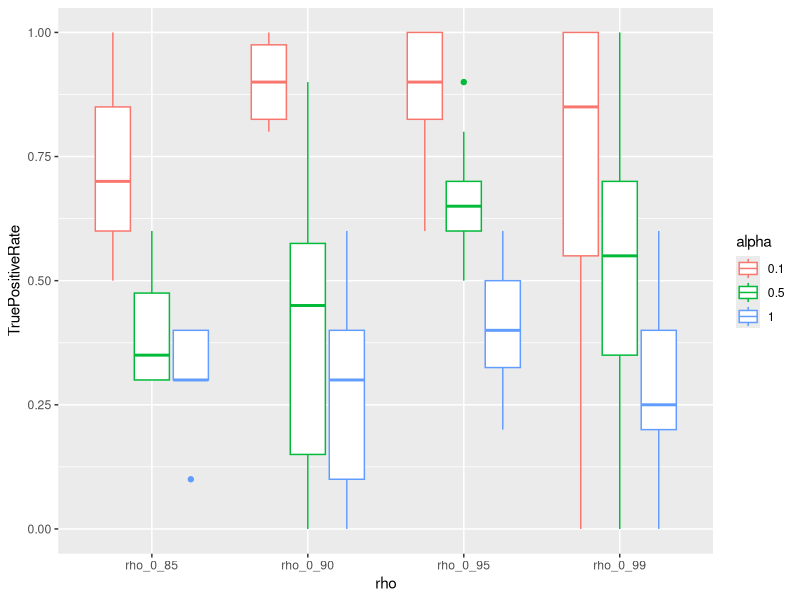
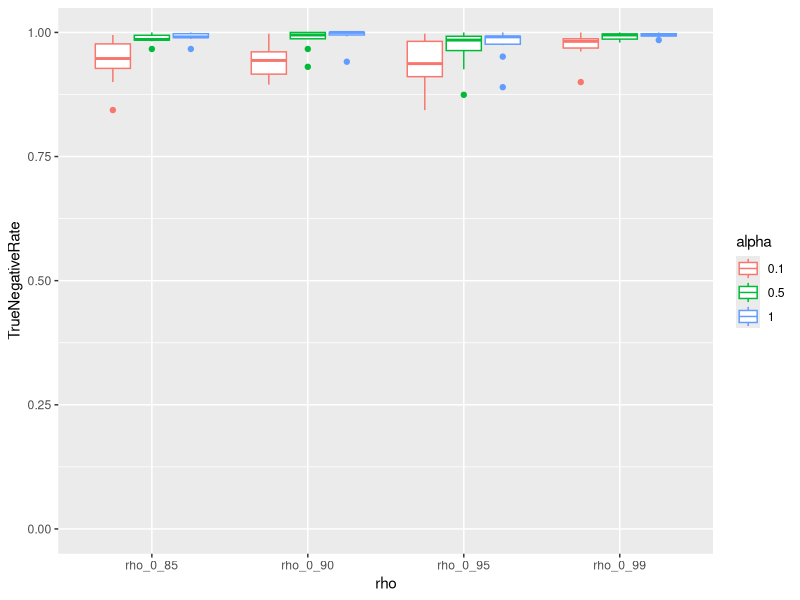
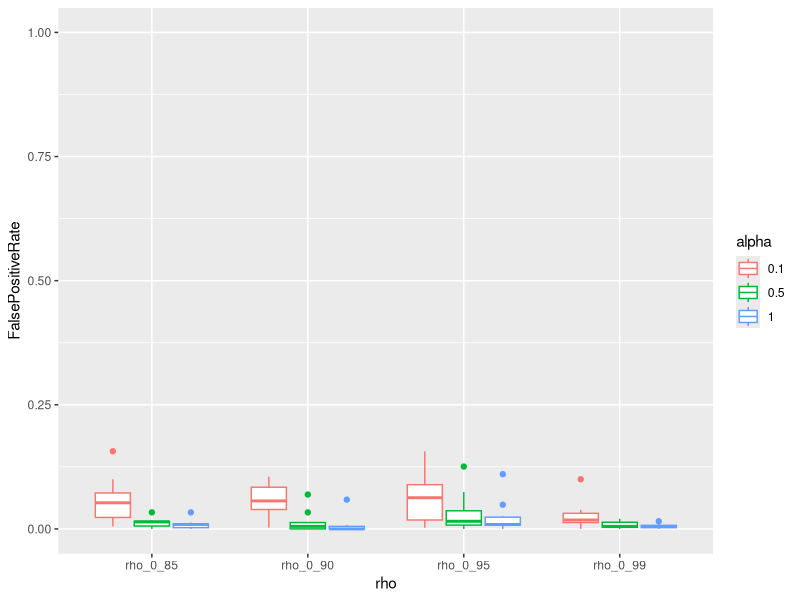
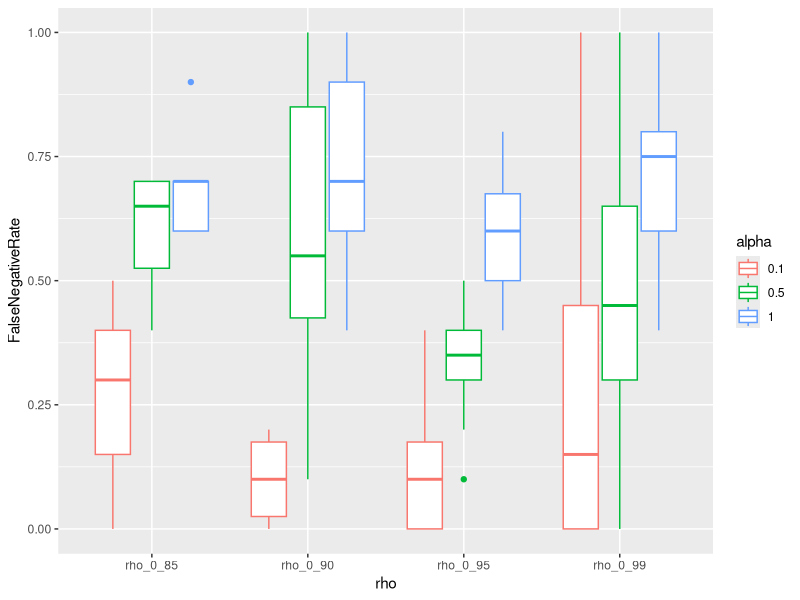
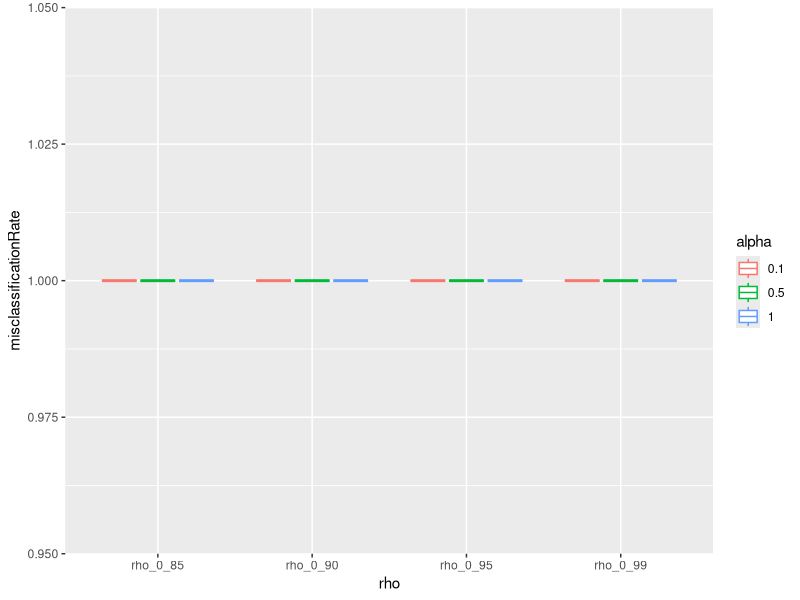
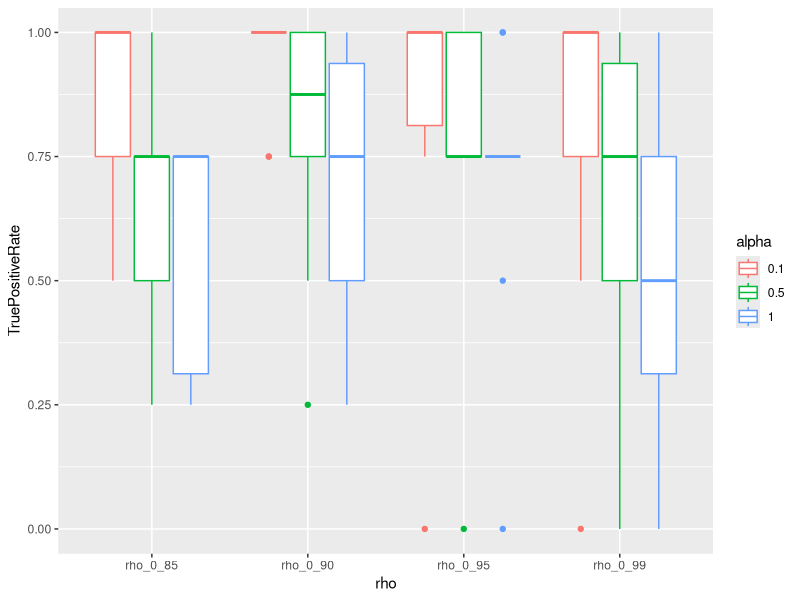
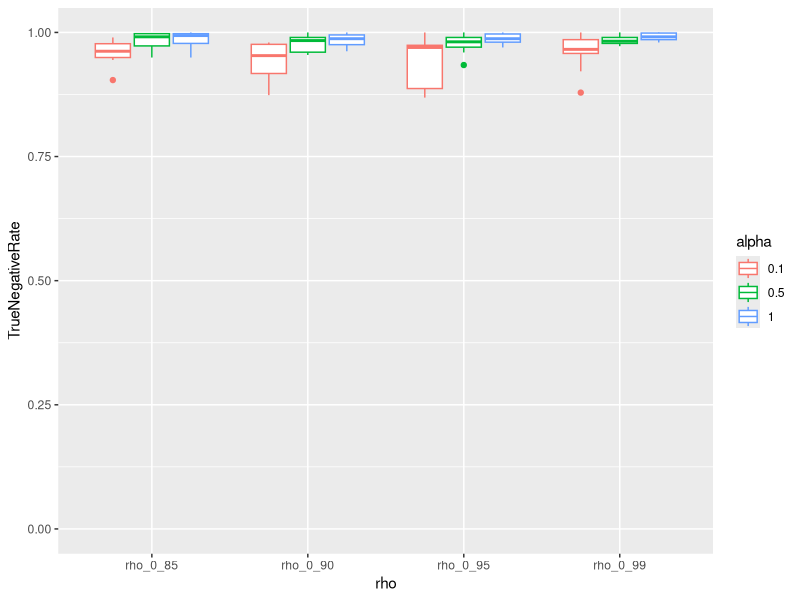
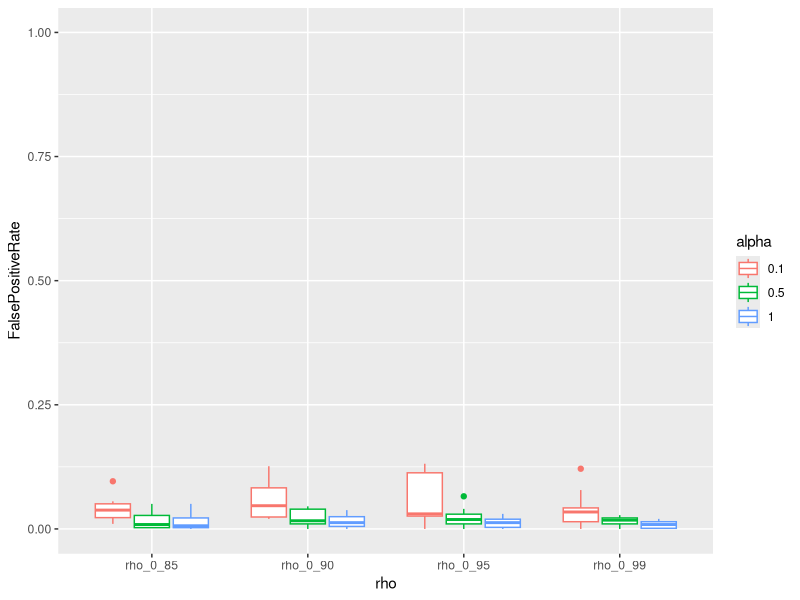

These figures' R source, in order:
## ---- chunk 1
library(glmnet)
library(reshape)
library(ggplot2)


# The code below allows us to have more control over the plotting of 
# regularisation paths than the default plot.glmnet function provides:

# copy the plot function
myPlot <- glmnet:::plotCoef

# replace relevant part
body(myPlot)[[14]] <- quote(if (label) {
  nnz = length(which)
  xpos = max(index)
  pos = 4
  if (xvar == "lambda") {
    xpos = min(index)
    pos = 2
  }
  xpos = rep(xpos, nnz)
  ypos = beta[, ncol(beta)]
  text(xpos, ypos, paste(which), pos = pos, ...) # only changed this with ...
})

# copy first level of plot and replace plotCoef  with myPlot
myGlmnetPlot <- glmnet:::plot.glmnet

body(myGlmnetPlot)[[3]] <- quote(myPlot(x$beta, lambda = x$lambda, 
                                      df = x$df, dev = x$dev.ratio, 
                                      label = label, xvar = xvar, ...))

# Function to define the covariance matrix
setCovarianceMatrix <- function(rho1 = 0, rho2 = 0, rho3 = 0, p = 20)
{
  covarianceMatrix <- diag(nrow = p, ncol = p)
  
  for(i in 2:3)
  {
    for(j in 2:3)
    {
      if(i != j)
      {
          covarianceMatrix[i,j] <- rho1
      }
    }
  }


  for(i in 4:6)
  {
    for(j in 4:6)
    {
      if(i != j)
      {
          covarianceMatrix[i,j] <- rho2
      }
    }
  }
  
  for(i in 7:10)
  {
    for(j in 7:10)
    {
      if(i != j)
      {
          covarianceMatrix[i,j] <- rho3
      }
    }
  }

  return(covarianceMatrix)
    
}

set.seed(1)

dataDimension    <- 400
sampleSize       <- 200
covarianceMatrix <- setCovarianceMatrix(1,1,1,p = dataDimension)

set.seed(1)
nIts               <- 10
selectionMatrix_10 <- matrix(0, nrow = 4, ncol = dataDimension)
misclassificationMatrix_10       <- matrix(0, nrow = 4, ncol = nIts)
TPmatrix_10 <- FPmatrix_10 <- 
                  TNmatrix_10 <- FNmatrix_10 <- matrix(0, nrow = 4, ncol = nIts)


counter            <- 0
for(rho in c(0.85,0.9,0.95,0.99))
{
  counter <- counter + 1
    
  covarianceMatrix <- setCovarianceMatrix(rho,rho,rho,p = dataDimension)

  for(its in 1:nIts)
    {
    

    X                 <- MASS::mvrnorm(n = sampleSize, 
                                        mu = vector(mode = "numeric", 
                                        length = dataDimension), 
                                        Sigma = covarianceMatrix)


    y                 <- X[,1] + rowSums((X[,2:3]))/2 + 
                          rowSums((X[,4:6]))/3 +  rowSums((X[,7:10]))/4 

    y                 <- rbinom(sampleSize, 1, gtools::inv.logit(y))

    glmnetObj         <- glmnet(X[1:100,], y[1:100], alpha = 1, familty = "binomial")
    cv.glmnetObj      <- cv.glmnet(X[1:100,], y[1:100], alpha = 1, familty = "binomial")

    selectedVariables <- (coef(
          glmnetObj,
          s= cv.glmnetObj$lambda.1se)[2:(dataDimension + 1)] != 0)

    selectionMatrix_10[counter,] <- selectionMatrix_10[counter,] + 
        (coef(glmnetObj,
        s= cv.glmnetObj$lambda.1se)[2:(dataDimension + 1)] != 0)
    misclassificationMatrix_10[counter, its]   <-  sum((
        predict(glmnetObj, s= cv.glmnetObj$lambda.1se, 
        newx = X[101:nrow(X),]) != y[101:nrow(X)]))/100
    
    TPmatrix_10[counter, its] <- sum((coef(glmnetObj,
                                           s= cv.glmnetObj$lambda.1se)
                                      [2:(dataDimension + 1)] != 0)[1:10] == T)
    
    FNmatrix_10[counter, its] <- sum((coef(glmnetObj,
                                           s= cv.glmnetObj$lambda.1se)
                                      [2:(dataDimension + 1)] != 0)[1:10] == F)

    FPmatrix_10[counter, its] <- sum((coef(glmnetObj,
                                           s= cv.glmnetObj$lambda.1se)
                                      [2:(dataDimension + 1)] != 0)[11:dataDimension] == T)
    
    TNmatrix_10[counter, its] <- sum((coef(glmnetObj,
                                           s= cv.glmnetObj$lambda.1se)
                                      [2:(dataDimension + 1)] != 0)[11:dataDimension] == F)
    
        }
}


set.seed(1)
selectionMatrix_01 <- matrix(0, nrow = 4, ncol = dataDimension)
misclassificationMatrix_01       <- matrix(0, nrow = 4, ncol = nIts)
TPmatrix_01 <- FPmatrix_01 <- 
                  TNmatrix_01 <- FNmatrix_01 <- matrix(0, nrow = 4, ncol = nIts)

counter            <- 0
for(rho in c(0.85,0.9,0.95,0.99))
{
  counter <- counter + 1

  for(its in 1:nIts)
    {
    
    covarianceMatrix <- setCovarianceMatrix(rho,rho,rho,p = dataDimension)

    X                 <- MASS::mvrnorm(n = sampleSize, 
                                        mu = vector(mode = "numeric", 
                                        length = dataDimension), 
                                        Sigma = covarianceMatrix)


    y                 <- X[,1] + rowSums((X[,2:3]))/2 + 
                          rowSums((X[,4:6]))/3 +  rowSums((X[,7:10]))/4

    y                 <- rbinom(sampleSize, 1, gtools::inv.logit(y))

    glmnetObj         <- glmnet(X[1:100,], y[1:100], alpha = 0.1, familty = "binomial")
    cv.glmnetObj      <- cv.glmnet(X[1:100,], y[1:100], alpha = 0.1, familty = "binomial")

    
    selectionMatrix_01[counter,] <- selectionMatrix_01[counter,] + 
        (coef(glmnetObj,
        s= cv.glmnetObj$lambda.1se)[2:(dataDimension + 1)] != 0)
    misclassificationMatrix_01[counter, its]   <-  sum((
        predict(glmnetObj, s= cv.glmnetObj$lambda.1se, 
        newx = X[101:nrow(X),]) != y[101:nrow(X)]))/100
        
    TPmatrix_01[counter, its] <- sum((coef(glmnetObj,
                                           s= cv.glmnetObj$lambda.1se)
                                      [2:(dataDimension + 1)] != 0)[1:10] == T)
    
    FNmatrix_01[counter, its] <- sum((coef(glmnetObj,
                                           s= cv.glmnetObj$lambda.1se)
                                      [2:(dataDimension + 1)] != 0)[1:10] == F)

    FPmatrix_01[counter, its] <- sum((coef(glmnetObj,
                                           s= cv.glmnetObj$lambda.1se)
                                      [2:(dataDimension + 1)] != 0)[11:dataDimension] == T)
    
    TNmatrix_01[counter, its] <- sum((coef(glmnetObj,
                                           s= cv.glmnetObj$lambda.1se)
                                      [2:(dataDimension + 1)] != 0)[11:dataDimension] == F)

    }
}




set.seed(1)
selectionMatrix_05   <- matrix(0, nrow = 4, ncol = dataDimension)
misclassificationMatrix_05         <- matrix(0, nrow = 4, ncol = nIts)

TPmatrix_05 <- FPmatrix_05 <- 
                  TNmatrix_05 <- FNmatrix_05 <- matrix(0, nrow = 4, ncol = nIts)
counter            <- 0
for(rho in c(0.85,0.9,0.95,0.99))
{
  counter <- counter + 1
   
  for(its in 1:nIts)
    {
    
    covarianceMatrix <- setCovarianceMatrix(rho,rho,rho,p = dataDimension)

    X                 <- MASS::mvrnorm(n = sampleSize, 
                                        mu = vector(mode = "numeric", 
                                        length = dataDimension), 
                                        Sigma = covarianceMatrix)


    y                 <- X[,1] + rowSums((X[,2:3]))/2 + 
                          rowSums((X[,4:6]))/3 +  rowSums((X[,7:10]))/4 
    
    y                 <- rbinom(sampleSize, 1, gtools::inv.logit(y))

    glmnetObj         <- glmnet(X[1:100,], y[1:100], alpha = 0.5, familty = "binomial")
    cv.glmnetObj      <- cv.glmnet(X[1:100,], y[1:100], alpha = 0.5, familty = "binomial")

    
    selectionMatrix_05[counter,] <- selectionMatrix_05[counter,] + 
        (coef(glmnetObj,
        s= cv.glmnetObj$lambda.1se)[2:(dataDimension + 1)] != 0)
    misclassificationMatrix_05[counter, its]   <-  sum((
        predict(glmnetObj, s= cv.glmnetObj$lambda.1se, 
        newx = X[101:nrow(X),]) != y[101:nrow(X)]))/100
    
    TPmatrix_05[counter, its] <- sum((coef(glmnetObj,
                                           s= cv.glmnetObj$lambda.1se)
                                      [2:(dataDimension + 1)] != 0)[1:10] == T)
    
    FNmatrix_05[counter, its] <- sum((coef(glmnetObj,
                                           s= cv.glmnetObj$lambda.1se)
                                      [2:(dataDimension + 1)] != 0)[1:10] == F)

    FPmatrix_05[counter, its] <- sum((coef(glmnetObj,
                                           s= cv.glmnetObj$lambda.1se)
                                      [2:(dataDimension + 1)] != 0)[11:dataDimension] == T)
    
    TNmatrix_05[counter, its] <- sum((coef(glmnetObj,
                                           s= cv.glmnetObj$lambda.1se)
                                      [2:(dataDimension + 1)] != 0)[11:dataDimension] == F)

    }
}




save(list = ls(), file = "firstExample.RData")
## ---- chunk 2

TPdf_10        <- as.data.frame(t(TPmatrix_10))
TPdf_10$alpha  <- "1"

TPdf_05        <- as.data.frame(t(TPmatrix_05))
TPdf_05$alpha  <- "0.5"

TPdf_01        <- as.data.frame(t(TPmatrix_01))
TPdf_01$alpha  <- "0.1"

TPdf           <- rbind(TPdf_01,TPdf_05,TPdf_10)

names(TPdf) <- c("rho_0_85", "rho_0_90", "rho_0_95", "rho_0_99", "alpha")
TPdf        <- melt(TPdf, id.vars="alpha")
TPdf$value  <- TPdf$value/10
names(TPdf)   <- c("alpha", "rho", "TruePositiveRate")
p <- ggplot(TPdf, aes(x=rho, y=TruePositiveRate))
p + geom_boxplot(aes(colour = alpha)) + coord_cartesian(ylim = c(0, 1))
## ---- chunk 3

TNdf_10        <- as.data.frame(t(TNmatrix_10))
TNdf_10$alpha  <- "1"

TNdf_05        <- as.data.frame(t(TNmatrix_05))
TNdf_05$alpha  <- "0.5"

TNdf_01        <- as.data.frame(t(TNmatrix_01))
TNdf_01$alpha  <- "0.1"

TNdf           <- rbind(TNdf_01,TNdf_05,TNdf_10)

names(TNdf) <- c("rho_0_85", "rho_0_90", "rho_0_95", "rho_0_99", "alpha")
TNdf        <- melt(TNdf, id.vars="alpha")
TNdf$value  <- TNdf$value/(dataDimension-10)
names(TNdf)   <- c("alpha", "rho", "TrueNegativeRate")
p <- ggplot(TNdf, aes(x=rho, y=TrueNegativeRate))
p + geom_boxplot(aes(colour = alpha)) + coord_cartesian(ylim = c(0, 1))
## ---- chunk 4

FPdf_10        <- as.data.frame(t(FPmatrix_10))
FPdf_10$alpha  <- "1"

FPdf_05        <- as.data.frame(t(FPmatrix_05))
FPdf_05$alpha  <- "0.5"

FPdf_01        <- as.data.frame(t(FPmatrix_01))
FPdf_01$alpha  <- "0.1"

FPdf           <- rbind(FPdf_01,FPdf_05,FPdf_10)

names(FPdf) <- c("rho_0_85", "rho_0_90", "rho_0_95", "rho_0_99", "alpha")
FPdf        <- melt(FPdf, id.vars="alpha")
FPdf$value  <- FPdf$value/(dataDimension-10)
names(FPdf)   <- c("alpha", "rho", "FalsePositiveRate")
p <- ggplot(FPdf, aes(x=rho, y=FalsePositiveRate))
p + geom_boxplot(aes(colour = alpha)) + coord_cartesian(ylim = c(0, 1))
## ---- chunk 5

FNdf_10        <- as.data.frame(t(FNmatrix_10))
FNdf_10$alpha  <- "1"

FNdf_05        <- as.data.frame(t(FNmatrix_05))
FNdf_05$alpha  <- "0.5"

FNdf_01        <- as.data.frame(t(FNmatrix_01))
FNdf_01$alpha  <- "0.1"

FNdf           <- rbind(FNdf_01,FNdf_05,FNdf_10)

names(FNdf) <- c("rho_0_85", "rho_0_90", "rho_0_95", "rho_0_99", "alpha")
FNdf        <- melt(FNdf, id.vars="alpha")
FNdf$value  <- FNdf$value/10
names(FNdf)   <- c("alpha", "rho", "FalseNegativeRate")

p <- ggplot(FNdf, aes(x=rho, y=FalseNegativeRate))
p + geom_boxplot(aes(colour = alpha)) + coord_cartesian(ylim = c(0, 1))
## ---- chunk 6

misclassificationDf_01 <- as.data.frame(t(misclassificationMatrix_01))
misclassificationDf_01$alpha <- "0.1"
misclassificationDf_05       <- as.data.frame(t(misclassificationMatrix_05))
misclassificationDf_05$alpha <- "0.5"
misclassificationDf_10       <- as.data.frame(t(misclassificationMatrix_10))
misclassificationDf_10$alpha <- "1"
misclassificationDf          <- rbind(misclassificationDf_01,misclassificationDf_05,misclassificationDf_10)
names(misclassificationDf)   <- c("rho_0_85", "rho_0_90", "rho_0_95", "rho_0_99", "alpha")
misclassificationDf          <- melt(misclassificationDf, id.vars="alpha")
names(misclassificationDf)   <- c("alpha", "rho", "misclassificationRate")

p <- ggplot(misclassificationDf, aes(x=rho, y=misclassificationRate))
p + geom_boxplot(aes(colour = alpha))
## ---- chunk 7
set.seed(1)
nIts               <- 10
selectionMatrix_10 <- matrix(0, nrow = 4, ncol = dataDimension)
misclassificationMatrix_10       <- matrix(0, nrow = 4, ncol = nIts)
TPmatrix_10 <- FPmatrix_10 <- 
                  TNmatrix_10 <- FNmatrix_10 <- matrix(0, nrow = 4, ncol = nIts)


counter            <- 0
for(rho in c(0.85,0.9,0.95,0.99))
{
  counter <- counter + 1

  covarianceMatrix <- setCovarianceMatrix(rho,rho,rho,p = dataDimension)

  for(its in 1:nIts)
    {
    

    X                 <- MASS::mvrnorm(n = sampleSize, 
                                        mu = vector(mode = "numeric", 
                                        length = dataDimension), 
                                        Sigma = covarianceMatrix)


    y                 <- X[,1] + X[,2] + X[,4] + X[,7]
    y                 <- rbinom(sampleSize, 1, gtools::inv.logit(y))

    glmnetObj         <- glmnet(X[1:100,], y[1:100], alpha = 1, familty = "binomial")
    cv.glmnetObj      <- cv.glmnet(X[1:100,], y[1:100], alpha = 1, familty = "binomial")

    selectedVariables <- (coef(
          glmnetObj,
          s= cv.glmnetObj$lambda.1se)[2:(dataDimension + 1)] != 0)

    selectionMatrix_10[counter,] <- selectionMatrix_10[counter,] + 
        (coef(glmnetObj,
        s= cv.glmnetObj$lambda.1se)[2:(dataDimension + 1)] != 0)
    misclassificationMatrix_10[counter, its]   <-  sum((
        predict(glmnetObj, s= cv.glmnetObj$lambda.1se, 
        newx = X[101:nrow(X),]) != y[101:nrow(X)]))/100
    
    TPmatrix_10[counter, its] <- sum((coef(glmnetObj,
                                           s= cv.glmnetObj$lambda.1se)
                                      [2:(dataDimension + 1)] != 0)[c(1,2,4,7)] == T)
    
    FNmatrix_10[counter, its] <- sum((coef(glmnetObj,
                                           s= cv.glmnetObj$lambda.1se)
                                      [2:(dataDimension + 1)] != 0)[c(1,2,4,7)] == F)

    FPmatrix_10[counter, its] <- sum((coef(glmnetObj,
                                           s= cv.glmnetObj$lambda.1se)
                                      [2:(dataDimension + 1)] != 0)[setdiff(1:dataDimension, c(1,2,4,7))] == T)
    
    TNmatrix_10[counter, its] <- sum((coef(glmnetObj,
                                           s= cv.glmnetObj$lambda.1se)
                                      [2:(dataDimension + 1)] != 0)[setdiff(1:dataDimension, c(1,2,4,7))] == F)
    
        }
}


set.seed(1)
selectionMatrix_01 <- matrix(0, nrow = 4, ncol = dataDimension)
misclassificationMatrix_01       <- matrix(0, nrow = 4, ncol = nIts)
TPmatrix_01 <- FPmatrix_01 <- 
                  TNmatrix_01 <- FNmatrix_01 <- matrix(0, nrow = 4, ncol = nIts)

counter            <- 0
for(rho in c(0.85,0.9,0.95,0.99))
{
  counter <- counter + 1

  for(its in 1:nIts)
    {
    
    covarianceMatrix <- setCovarianceMatrix(rho,rho,rho,p = dataDimension)

    X                 <- MASS::mvrnorm(n = sampleSize, 
                                        mu = vector(mode = "numeric", 
                                        length = dataDimension), 
                                        Sigma = covarianceMatrix)


    y                 <- X[,1] + X[,2] + X[,4] + X[,7]
    y                 <- rbinom(sampleSize, 1, gtools::inv.logit(y))
    
    glmnetObj         <- glmnet(X[1:100,], y[1:100], alpha = 0.1, familty = "binomial")
    cv.glmnetObj      <- cv.glmnet(X[1:100,], y[1:100], alpha = 0.1, familty = "binomial")

    
    selectionMatrix_01[counter,] <- selectionMatrix_01[counter,] + 
        (coef(glmnetObj,
        s= cv.glmnetObj$lambda.1se)[2:(dataDimension + 1)] != 0)
    misclassificationMatrix_01[counter, its]   <-  sum((
        predict(glmnetObj, s= cv.glmnetObj$lambda.1se, 
        newx = X[101:nrow(X),]) != y[101:nrow(X)]))/100
        
    TPmatrix_01[counter, its] <- sum((coef(glmnetObj,
                                           s= cv.glmnetObj$lambda.1se)
                                      [2:(dataDimension + 1)] != 0)[c(1,2,4,7)] == T)
    
    FNmatrix_01[counter, its] <- sum((coef(glmnetObj,
                                           s= cv.glmnetObj$lambda.1se)
                                      [2:(dataDimension + 1)] != 0)[c(1,2,4,7)] == F)

    FPmatrix_01[counter, its] <- sum((coef(glmnetObj,
                                           s= cv.glmnetObj$lambda.1se)
                                      [2:(dataDimension + 1)] != 0)[setdiff(1:dataDimension, c(1,2,4,7))] == T)
    
    TNmatrix_01[counter, its] <- sum((coef(glmnetObj,
                                           s= cv.glmnetObj$lambda.1se)
                                      [2:(dataDimension + 1)] != 0)[setdiff(1:dataDimension, c(1,2,4,7))] == F)

    }
}




set.seed(1)
selectionMatrix_05   <- matrix(0, nrow = 4, ncol = dataDimension)
misclassificationMatrix_05         <- matrix(0, nrow = 4, ncol = nIts)

TPmatrix_05 <- FPmatrix_05 <- 
                  TNmatrix_05 <- FNmatrix_05 <- matrix(0, nrow = 4, ncol = nIts)
counter            <- 0
for(rho in c(0.85,0.9,0.95,0.99))
{
  counter <- counter + 1

    for(its in 1:nIts)
    {
    
    covarianceMatrix <- setCovarianceMatrix(rho,rho,rho,p = dataDimension)

    X                 <- MASS::mvrnorm(n = sampleSize, 
                                        mu = vector(mode = "numeric", 
                                        length = dataDimension), 
                                        Sigma = covarianceMatrix)


    y                 <- X[,1] + X[,2] + X[,4] + X[,7]
    y                 <- rbinom(sampleSize, 1, gtools::inv.logit(y))
    glmnetObj         <- glmnet(X[1:100,], y[1:100], alpha = 0.5, familty = "binomial")
    cv.glmnetObj      <- cv.glmnet(X[1:100,], y[1:100], alpha = 0.5, familty = "binomial")

    
    selectionMatrix_05[counter,] <- selectionMatrix_05[counter,] + 
        (coef(glmnetObj,
        s= cv.glmnetObj$lambda.1se)[2:(dataDimension + 1)] != 0)
    misclassificationMatrix_05[counter, its]   <-  sum((
        predict(glmnetObj, s= cv.glmnetObj$lambda.1se, 
        newx = X[101:nrow(X),]) != y[101:nrow(X)]))/100
    
    TPmatrix_05[counter, its] <- sum((coef(glmnetObj,
                                           s= cv.glmnetObj$lambda.1se)
                                      [2:(dataDimension + 1)] != 0)[c(1,2,4,7)] == T)
    
    FNmatrix_05[counter, its] <- sum((coef(glmnetObj,
                                           s= cv.glmnetObj$lambda.1se)
                                      [2:(dataDimension + 1)] != 0)[c(1,2,4,7)] == F)

    FPmatrix_05[counter, its] <- sum((coef(glmnetObj,
                                           s= cv.glmnetObj$lambda.1se)
                                      [2:(dataDimension + 1)] != 0)[setdiff(1:dataDimension, c(1,2,4,7))] == T)
    
    TNmatrix_05[counter, its] <- sum((coef(glmnetObj,
                                           s= cv.glmnetObj$lambda.1se)
                                      [2:(dataDimension + 1)] != 0)[setdiff(1:dataDimension, c(1,2,4,7))] == F)

    }
}

save(list = ls(), file = "secondExample.RData")

## ---- chunk 8

TPdf_10        <- as.data.frame(t(TPmatrix_10))
TPdf_10$alpha  <- "1"

TPdf_05        <- as.data.frame(t(TPmatrix_05))
TPdf_05$alpha  <- "0.5"

TPdf_01        <- as.data.frame(t(TPmatrix_01))
TPdf_01$alpha  <- "0.1"

TPdf           <- rbind(TPdf_01,TPdf_05,TPdf_10)

names(TPdf) <- c("rho_0_85", "rho_0_90", "rho_0_95", "rho_0_99", "alpha")
TPdf        <- melt(TPdf, id.vars="alpha")
TPdf$value  <- TPdf$value/4
names(TPdf)   <- c("alpha", "rho", "TruePositiveRate")
p <- ggplot(TPdf, aes(x=rho, y=TruePositiveRate))
p + geom_boxplot(aes(colour = alpha)) + coord_cartesian(ylim = c(0, 1))
## ---- chunk 9

TNdf_10        <- as.data.frame(t(TNmatrix_10))
TNdf_10$alpha  <- "1"

TNdf_05        <- as.data.frame(t(TNmatrix_05))
TNdf_05$alpha  <- "0.5"

TNdf_01        <- as.data.frame(t(TNmatrix_01))
TNdf_01$alpha  <- "0.1"

TNdf           <- rbind(TNdf_01,TNdf_05,TNdf_10)

names(TNdf) <- c("rho_0_85", "rho_0_90", "rho_0_95", "rho_0_99", "alpha")
TNdf        <- melt(TNdf, id.vars="alpha")
TNdf$value  <- TNdf$value/(dataDimension-4)
names(TNdf)   <- c("alpha", "rho", "TrueNegativeRate")
p <- ggplot(TNdf, aes(x=rho, y=TrueNegativeRate))
p + geom_boxplot(aes(colour = alpha)) + coord_cartesian(ylim = c(0, 1))
## ---- chunk 10

FPdf_10        <- as.data.frame(t(FPmatrix_10))
FPdf_10$alpha  <- "1"

FPdf_05        <- as.data.frame(t(FPmatrix_05))
FPdf_05$alpha  <- "0.5"

FPdf_01        <- as.data.frame(t(FPmatrix_01))
FPdf_01$alpha  <- "0.1"

FPdf           <- rbind(FPdf_01,FPdf_05,FPdf_10)

names(FPdf) <- c("rho_0_85", "rho_0_90", "rho_0_95", "rho_0_99", "alpha")
FPdf        <- melt(FPdf, id.vars="alpha")
FPdf$value  <- FPdf$value/(dataDimension-4)
names(FPdf)   <- c("alpha", "rho", "FalsePositiveRate")
p <- ggplot(FPdf, aes(x=rho, y=FalsePositiveRate))
p + geom_boxplot(aes(colour = alpha)) + coord_cartesian(ylim = c(0, 1))
## ---- chunk 11

FNdf_10        <- as.data.frame(t(FNmatrix_10))
FNdf_10$alpha  <- "1"

FNdf_05        <- as.data.frame(t(FNmatrix_05))
FNdf_05$alpha  <- "0.5"

FNdf_01        <- as.data.frame(t(FNmatrix_01))
FNdf_01$alpha  <- "0.1"

FNdf           <- rbind(FNdf_01,FNdf_05,FNdf_10)

names(FNdf) <- c("rho_0_85", "rho_0_90", "rho_0_95", "rho_0_99", "alpha")
FNdf        <- melt(FNdf, id.vars="alpha")
FNdf$value  <- FNdf$value/4
names(FNdf)   <- c("alpha", "rho", "FalseNegativeRate")

p <- ggplot(FNdf, aes(x=rho, y=FalseNegativeRate))
p + geom_boxplot(aes(colour = alpha)) + coord_cartesian(ylim = c(0, 1))
